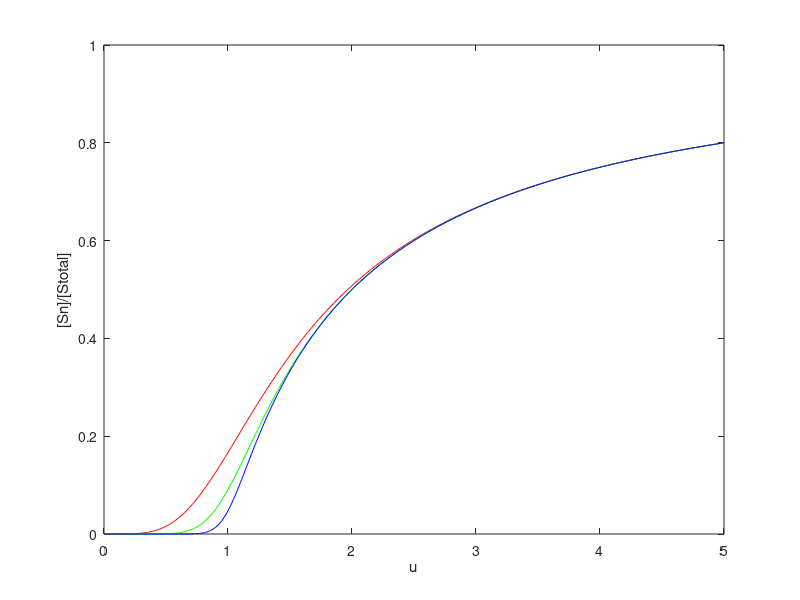

The MATLAB source for this figure:
%(2)
%try a set of input n, such as n=5, n=10, n=20
n1=5;
n2=10;
n3=20;
u=0:0.01:5;

denom1 = ones(1,length(u));
denom2 = ones(1,length(u));
denom3 = ones(1,length(u));

for i=1:n1
   denom1 = denom1 + u.^i;
end
for i=1:n2
   denom2 = denom2 + u.^i;
end
for i=1:n3
   denom3 = denom3 + u.^i;
end

y1 = u.^n1 ./ denom1;
y2 = u.^n2 ./ denom2;
y3 = u.^n3 ./ denom3;

figure
plot(u,y1,'r',u,y2,'-g',u,y3,'-b'); hold on;
xlabel('u');
ylabel('[Sn]/[Stotal]');